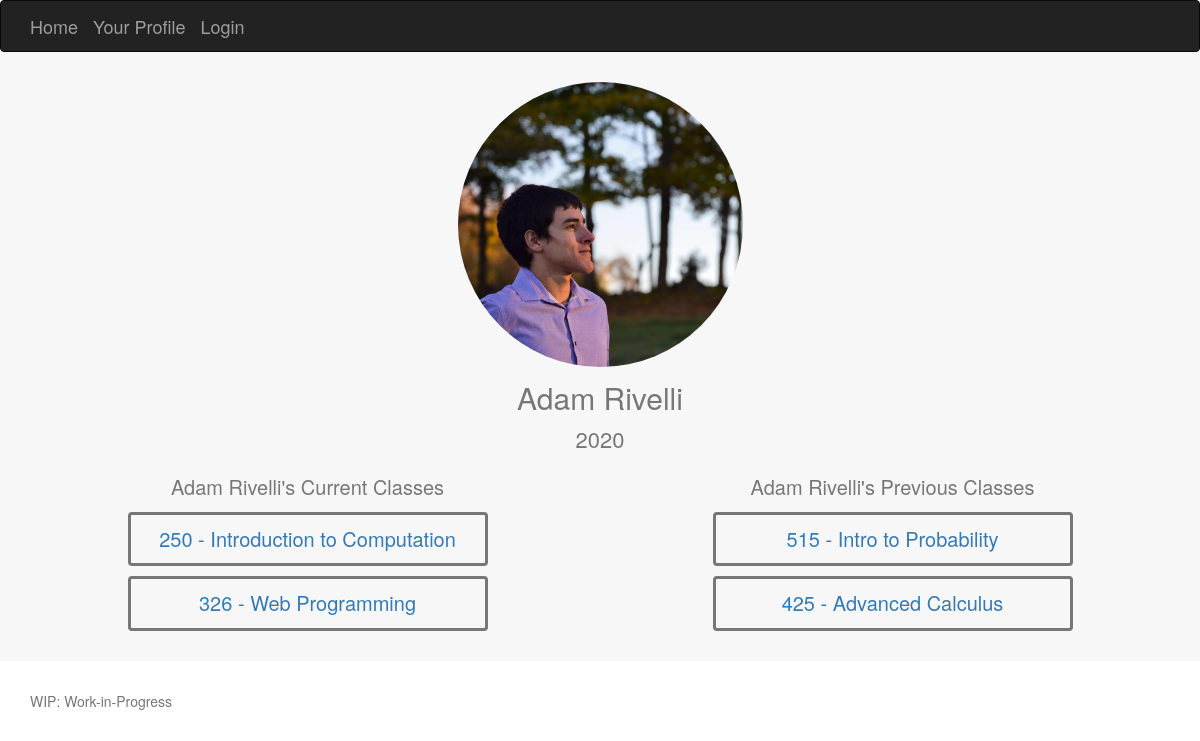
The app's page /Tibl/friendprofile/5 with its own data.
### Tibl/models.py (models this page shows, shortened)
class Student(models.Model):
	full_name = models.CharField(max_length=60)
	grad_year = models.IntegerField()
	profile_picture = models.ImageField(upload_to="profile_pictures")
	user = models.OneToOneField(User, on_delete=models.SET_NULL, null=True)

class Section(models.Model):
	year = models.IntegerField()
	season_enum = (
		('F', 'Fall'),
		('Sp', 'Spring'),
		('W', 'Winter'),
		('Su', 'Summer'),
	)
	season = models.CharField(max_length=2, choices=season_enum, null=True)
	teachers = models.ManyToManyField('Teacher')
	students = models.ManyToManyField('Student')
	course = models.ForeignKey('Course', on_delete=models.SET_NULL, null=True)

class Course(models.Model):
	department = models.ForeignKey('Department', on_delete=models.SET_NULL, null=True)
	name = models.CharField(max_length=200, null=True)
	number = models.CharField(max_length=10)

### Tibl/views.py (the view)
# urls.py: path('friendprofile/<int:profile_id>', views.friendprofile, name='friendprofile'),
def friendprofile(request, profile_id):
    student = Student.objects.get(id = profile_id)
    sections = Section.objects.filter(students__id__exact=profile_id)
    return render(
        request,
        'friendprofile.html',
        context={'student':student, 'sections':sections}
    )

### Tibl/templates/friendprofile.html
{% extends "base_generic.html" %}
{% block content %}
	{% load static %}
 	<link rel="stylesheet" href="{% static 'css/myprofile.css' %}">
    <div class="album text-muted">
      <div class="container">
      	{% load static %}
        <img class="profile-image" src="{% static student.profile_picture.url %}" alt="pic1">
        <p class="profile-title"> {{ student.full_name }} </p>
        <p class="profile-subheading">{{ student.grad_year }}</p>
        <div class="row">
          <div class="col-md-4 col-sm-offset-1">
            <p class="class-list-title">{{ student.full_name }}'s Current Classes</p>
            {% for section in sections %}
            	{% if section.season == "Sp" %}
	            	<div class="class-card">
	              		<a href="{% url 'class' section.id %}" class="card-text">{{ section.course.number }} - {{ section.course.name }}</a>
	            	</div>
	            {% endif %}
			{% endfor %}
          </div>
          <div class="col-md-4 col-sm-offset-2">
            <p class="class-list-title">{{ student.full_name }}'s Previous Classes</p>
            {% for section in sections %}
            	{% if section.season != "Sp" %}
	            	<div class="class-card">
	              		<a href="{% url 'class' section.id %}" class="card-text">{{ section.course.number }} - {{ section.course.name }}</a>
	            	</div>
	            {% endif %}
			{% endfor %}
          </div>
        </div>
      </div>
    </div>
{% endblock %}

### Tibl/static/css/myprofile.css (style rules this page uses)
body { min-height: 50rem; }
.album { min-height: 50rem; padding-top: 3rem; padding-bottom: 3rem; background-color: #f7f7f7; }
.profile-image { display: block; margin-left: auto; margin-right: auto; width: 25%; border-radius: 50%; }
.profile-title { text-align: center; font-size: 30px; padding-top: 10px; }
.profile-subheading { text-align: center; font-size: 22px; line-height: 18px; }
.class-card { font-size: 20px; border-radius: 4px; border-style: solid; padding: 10px; text-align: center; vertical-align: middle; margin-top: 10px; }
.class-list-title { text-align: center; font-size: 20px; padding-top: 15px; }

### records on screen
Student: profile_picture (picture), full_name "Adam Rivelli", grad_year "2020"
Section: course.number "250", course.name "Introduction to Computation"
Section: course.number "326", course.name "Web Programming"
Section: course.number "515", course.name "Intro to Probability"
Section: course.number "425", course.name "Advanced Calculus"
